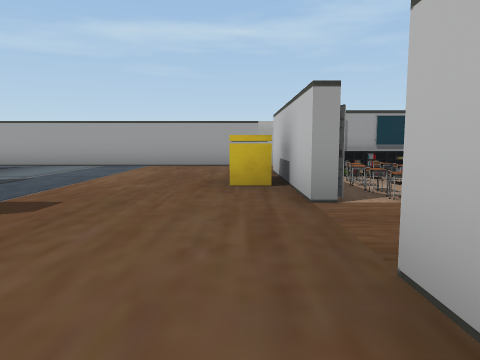
view 1 (above)

20 first-person views from a walk through a scene from a Unity 3-D project. The camera is 1.2 m above the floor, tilts 6° down and sees 70° across. The floor is counted in squares, 2 m on a side. Each view is taken from the middle of a square. On the plan, view 1 faces up. The plan holds only what a view shows up to about 10 squares ahead; the rest is blank. The player is left out. Some animated figures are not drawn. Some surface patterns are stand-ins.

view 2
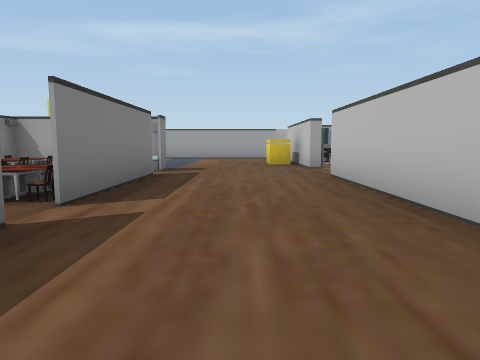

view 3
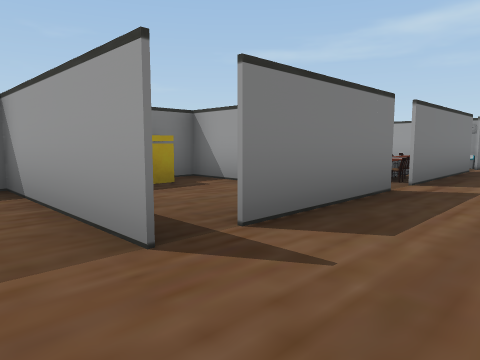

view 4
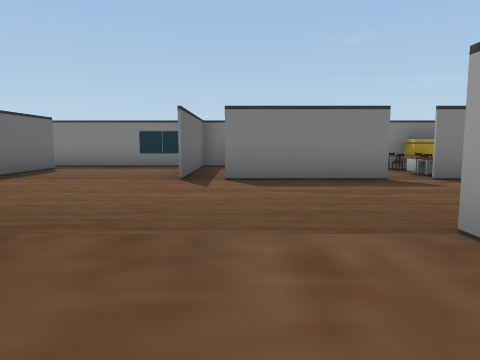

view 5
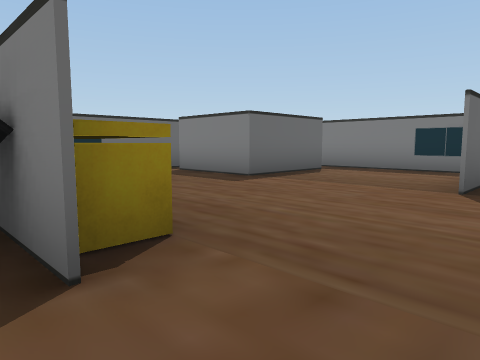

view 6
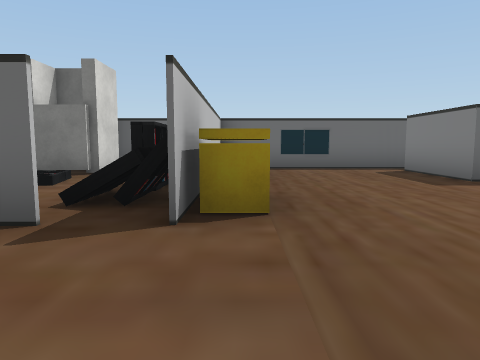

view 7
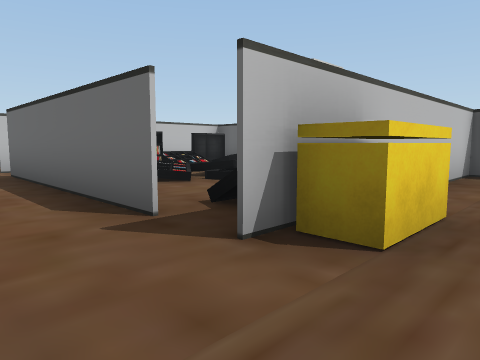

view 8
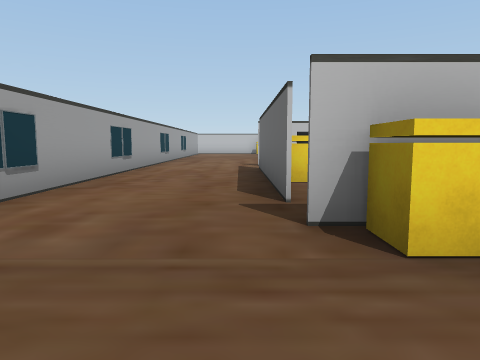

view 9
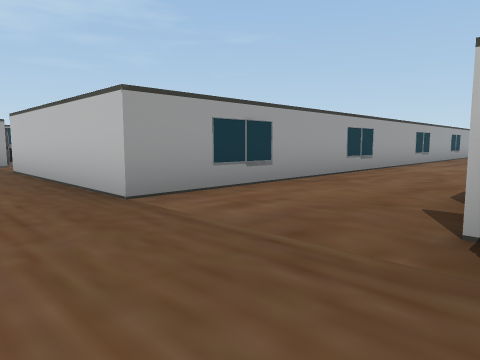

view 10
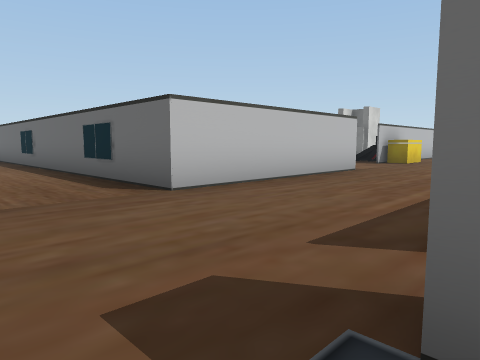

view 11
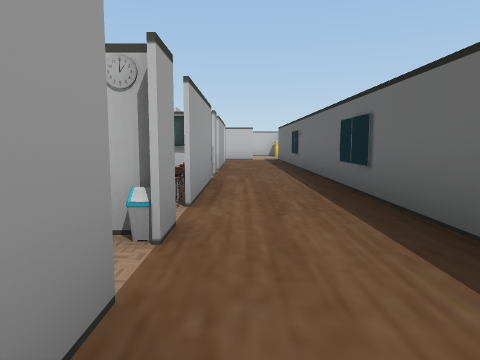

view 12
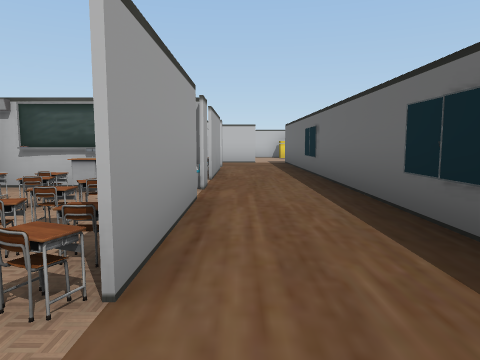

view 13
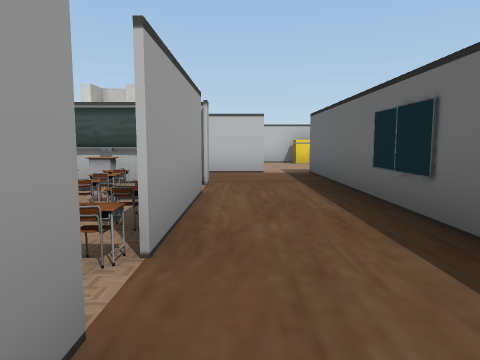

view 14
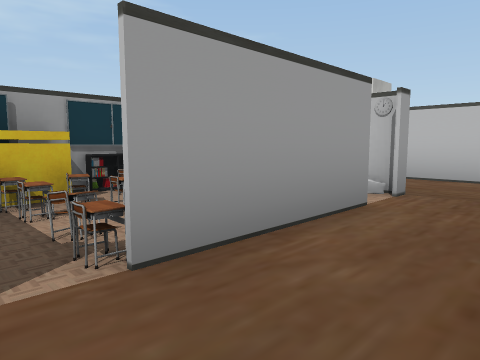

view 15
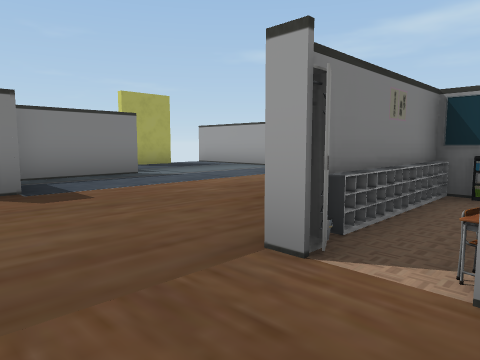

view 16
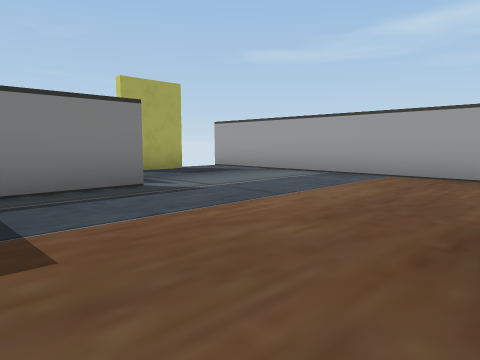

view 17
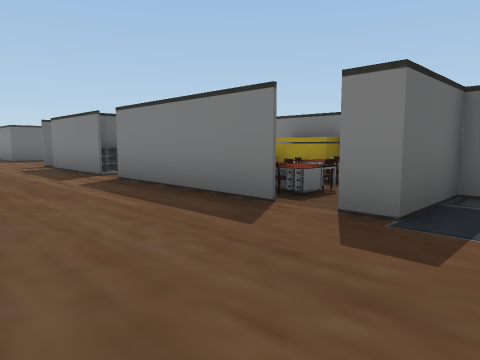

view 18
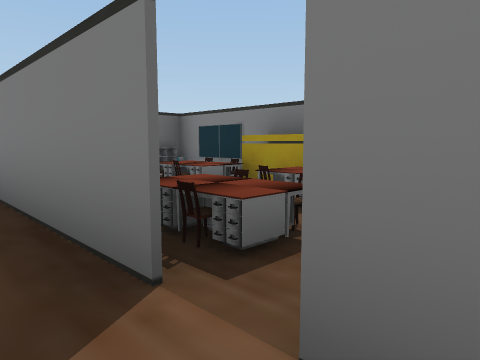

view 19
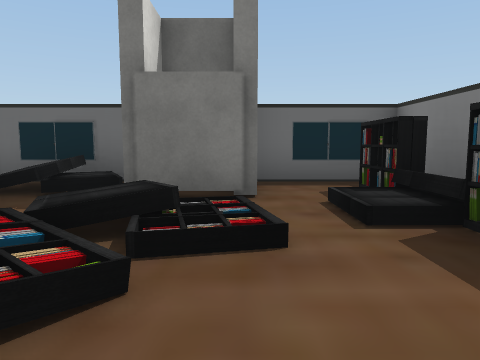

view 20
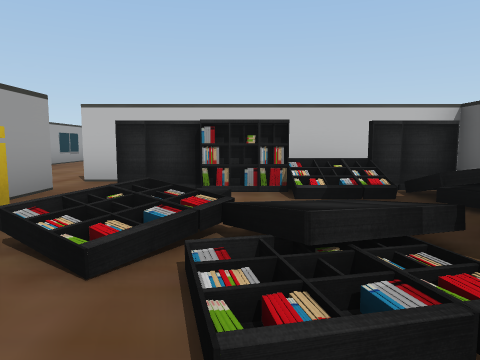

### Floor plan
Key: @ floor where view 1 was taken; # wall or solid block; x gap in a wall; . main floor; : floor 0.5 m higher than the main floor; / step, stairs or slope; ^ raised ledge; B bookshelf; C chair; L closet; A blackboard; O other object.
Columns run from 8 left of view 1 to 19 right of it. Each row starts with its distance up from view 1.
 10 #########
  9  ........
  8  #.......
  7  #.......###       ##      O
  6   ......O^BB     O O       O
  5     #...O^O     C^A
  4     #....OC    CC  CCO .#
  3   ###O...L..............#
  2   #OCO......................
  1   #OOC...################...
  0   OOO#..@#
 -1  #OOOC...#
 -2  #OOO....#
 -3   OOO#...##########  #
 -4   #O.#............. ..
 -5   OO.x...............
 -6  #####.....#####...
 -7  #.......O...O ..#
 -8  #.......OB../ B
 -9  #.## ....B..//B
-10  #.  #....#//B.:##
-11      #....B.OO/BB#
-12      .....#.OO/ ##
-13      #############

Where each view was taken, in squares from view 1:
view 1: 0 up, 0 right, facing up
view 2: 5 down, 1 left, facing up
view 3: 7 down, 1 left, facing up-left
view 4: 5 down, 3 right, facing left
view 5: 5 down, 2 right, facing down-left
view 6: 4 down, 1 right, facing down
view 7: 5 down, 0 right, facing down-right
view 8: 6 down, 1 left, facing right
view 9: 7 down, 1 left, facing up-right
view 10: 4 up, 3 left, facing down-right
view 11: 3 up, 3 right, facing right
view 12: 3 up, 5 right, facing right
view 13: 3 up, 9 right, facing right
view 14: 2 up, 10 right, facing up-right
view 15: 2 up, 2 right, facing up-left
view 16: 3 up, 0 right, facing up-left
view 17: 4 up, 0 right, facing down-left
view 18: 3 up, 2 left, facing down-left
view 19: 7 down, 4 right, facing down
view 20: 9 down, 3 right, facing right
